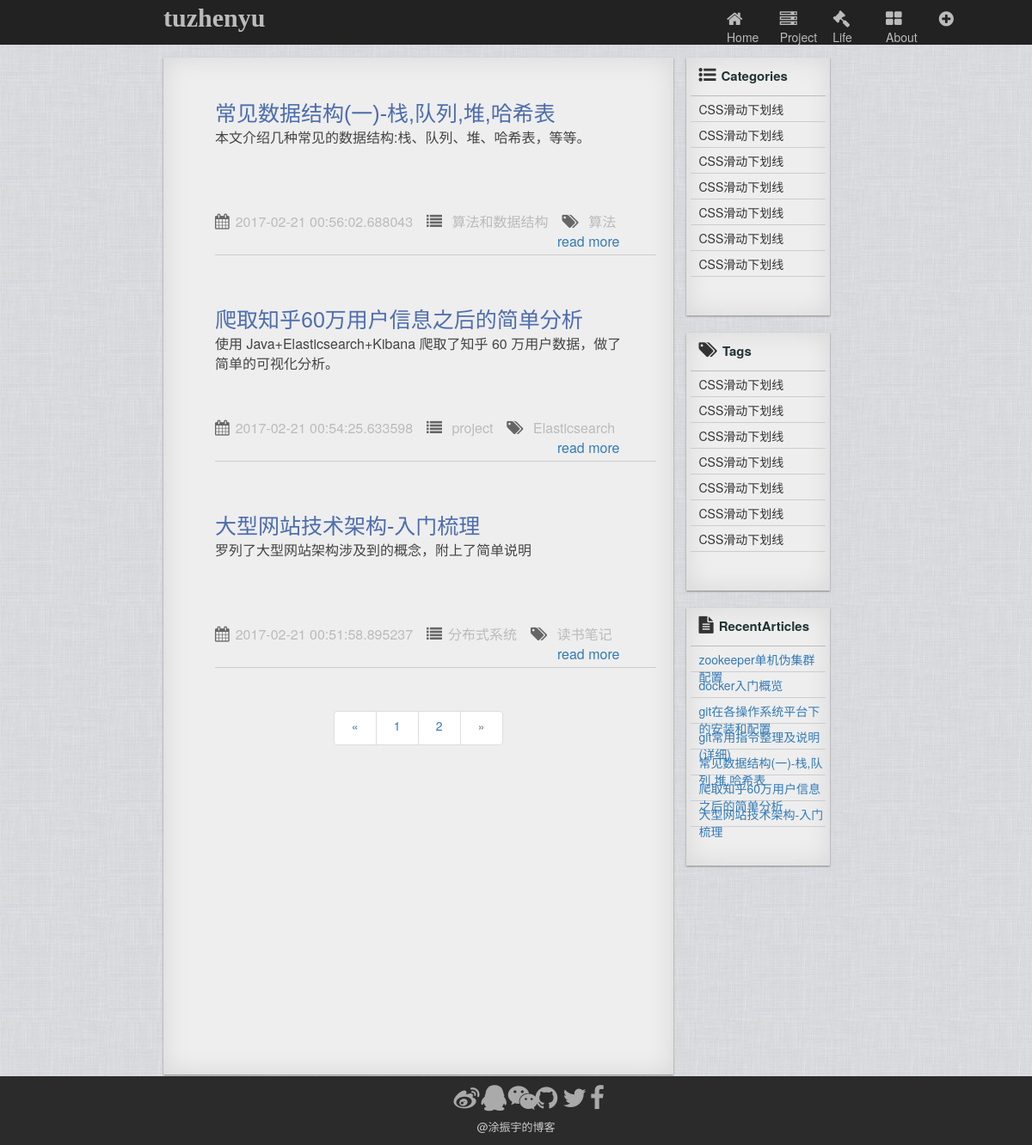
The app's page /index?page=2 with its own data.
### app/models.py (models this page shows)
class Article(db.Model):
    __tablename__ = 'articles'
    id = db.Column(db.Integer, primary_key = True)
    markDownEdit = db.Column(db.Text)
    timestamp = db.Column(db.DateTime,index=True,default=datetime.utcnow)
    title = db.Column(db.String(128))
    category = db.Column(db.String(32))
    tag = db.Column(db.String(32))
    describe = db.Column(db.Text)

### app/views.py (the view)
@app.route('/index', methods=['GET','POST'])
def index():
    titles=[]
    page = request.args.get('page', 1, type=int)
    pagination = models.Article.query.order_by(models.Article.timestamp.desc()).paginate(page, per_page=app.config['FLASKY_POSTS_PER_PAGE'],error_out=False)
    articles = pagination.items
    recentArticles = models.Article.query.order_by(models.Article.timestamp.desc())[0:7]
    return render_template("index.html",articles = articles,pagination = pagination,recentArticles = recentArticles)

### app/templates/index.html
{% extends "base.html" %}
{% block content %}
<div class="wrapper row">
  <div class="col-md-2"></div>
  <div class="col-md-8 row">
    <div class="col-md-9 leftSection">
      <ul class="articles">
        {% for article in articles %}
          <li class="blogAticle">
            <div class="articleHeader">
              <p><a href="{{ url_for('article', id=article.id) }}">{{article.title}}</a></p>
            </div>
            <div class="articleContent">
              <p>{{article.describe}}</p>
            </div>
            <div class="articleFooter">
              <ul>
                <li><i class="fa fa-calendar fa-1x" aria-hidden="true"></i><span>{{article.timestamp}}</span></li>
                <li><i class="fa fa-list fa-1x" aria-hidden="true"></i><span>{{article.category}}</span></li>
                <li><i class="fa fa-tags fa-1x" aria-hidden="true"></i><span>{{article.tag}}</span></li>
                <li class="readMore"><a href="{{ url_for('article', id=article.id) }}">read more</a></li>
              </ul>
            </div>
          </li>
        {% endfor %}
      </ul>
      <div class="paginationWapper">
        <ul class="pagination">
          <li {% if not pagination.has_prev %} class="disabled"{% endif %}>
            <a href="{% if pagination.has_prev %}{{ url_for('index',page = pagination.page - 1) }}{% else %}#{% endif %}">&laquo;</a>
          </li>
          {% for p in pagination.iter_pages() %}
            {% if p %}
              <li><a href="{{ url_for('index', page = p) }}">{{p}}</a></li>
            {% else %}
            <li><a href="{{ url_for('index', page = p) }}">...</a></li>
            {% endif %}
          {% endfor %}
          <li {% if not pagination.has_next %} class="disabled"{% endif %}>
            <a href="{% if pagination.has_next %}{{ url_for('index',page = pagination.page + 1) }}{% else %}#{% endif %}">&raquo;</a>
          </li>
        </ul>
      </div>
    </div>
    <div class="col-md-3 rightSection">
      <div class="side categories">
        <div class="header"><i class="fa fa-list-ul" aria-hidden="true"></i><span>Categories</span></div>
        <ul>
          <li>CSS滑动下划线</li>
          <li>CSS滑动下划线</li>
          <li>CSS滑动下划线</li>
          <li>CSS滑动下划线</li>
          <li>CSS滑动下划线</li>
          <li>CSS滑动下划线</li>
          <li>CSS滑动下划线</li>
        </ul>
      </div>
      <div class="side tags">
        <div class="header"><i class="fa fa-tags" aria-hidden="true"></i><span>Tags</span></div>
        <ul>
          <li>CSS滑动下划线</li>
          <li>CSS滑动下划线</li>
          <li>CSS滑动下划线</li>
          <li>CSS滑动下划线</li>
          <li>CSS滑动下划线</li>
          <li>CSS滑动下划线</li>
          <li>CSS滑动下划线</li>
        </ul>
      </div>
      <div class="side recentArticles">
        <div class="header"><i class="fa fa-file-text" aria-hidden="true"></i><span>RecentArticles</span></div>
        <ul>
          {% for recentArticle in recentArticles %}
            <li><a href="{{ url_for('article', id = recentArticle.id) }}">{{recentArticle.title}}</a></li>
          {% endfor %}
        </ul>
      </div>
    </div>
  </div>
</div>
{% endblock %}

### app/static/css/style.css (style rules this page uses)
body { width: 100%; height: 100%; }
.wrapper .leftSection { height: 1183px; padding: 20px; background-color: #eee; box-shadow: 0 1px 2px rgba(0, 0, 0, 0.4), 0 0 30px rgba(10, 10, 0, 0.1) inset; }
.leftSection ul { list-style: none; }
.blogAticle { width: 100%; height: 210px; padding: 20px 0; margin-bottom: 30px; border-bottom:1px solid #ccc; }
.articleHeader { width: 95%; height: 25%; }
.articleHeader a { line-height: 50px;; font-size: 25px; font-weight: normal; font-family: "Ubuntu", Helvetica, Arial, sans-serif; color: #4d6dad; text-decoration: none; }
.articleContent { width: 95%; height: 55%; }
.articleContent p { color: #444; font-size: 16px; }
.articleFooter ul { list-style: none; margin-top: 5px; padding: 0; }
.articleFooter ul li { display: inline-block; color:#666; margin-right: 12px; }
.articleFooter ul li span { color:#bbb; font-size: 16px; }
.articleFooter ul li i { margin-right: 7px; font-size: 18px; }
.readMore { float: right; color: #4d6dad; font-size: 16px; }
.readMore a { text-decoration: none; margin-right: 30px; }
.paginationWapper { text-align: center; }
.pagination li a { width: 50px; height: 40px; }
.wrapper .rightSection { height: 1185px; }
.side { width: 100%; height: 300px; margin-bottom: 20px; padding: 5px; background-color: #eee; box-shadow: 0 1px 2px rgba(0, 0, 0, 0.4), 0 0 30px rgba(10, 10, 0, 0.1) inset; }
.side .header { width: 100%; height: 40px; padding-left: 10px; padding-top: 5px; border-bottom: 1px solid #bbb; }
.side .header i { font-size: 20px; margin-right: 6px; }
.side .header span { font-size: 15px; font-weight: bold; color:#233; }
.side ul { list-style: none; padding: 0; }
.side ul li { width: 100%; height: 30px; padding-left: 10px; padding-top: 5px; border-bottom: 1px solid #ccc; }

### records on screen
Article: title "常见数据结构(一)-栈,队列,堆,哈希表", describe "本文介绍几种常见的数据结构:栈、队列、堆、哈希表，等等。", timestamp "2017-02-21 00:56:02.688043", category "算法和数据结构", tag "算法"
Article: title "爬取知乎60万用户信息之后的简单分析", describe "使用 Java+Elasticsearch+Kibana 爬取了知乎 60 万用户数据，做了简单的可视化分析。", timestamp "2017-02-21 00:54:25.633598", category "project", tag "Elasticsearch"
Article: title "大型网站技术架构-入门梳理", describe "罗列了大型网站架构涉及到的概念，附上了简单说明", timestamp "2017-02-21 00:51:58.895237", category "分布式系统", tag "读书笔记"
Article: title "zookeeper单机伪集群配置"
Article: title "docker入门概览"
Article: title "git在各操作系统平台下的安装和配置"
Article: title "git常用指令整理及说明(详细)"

### other values on screen
{{ p }} "1" "2"
